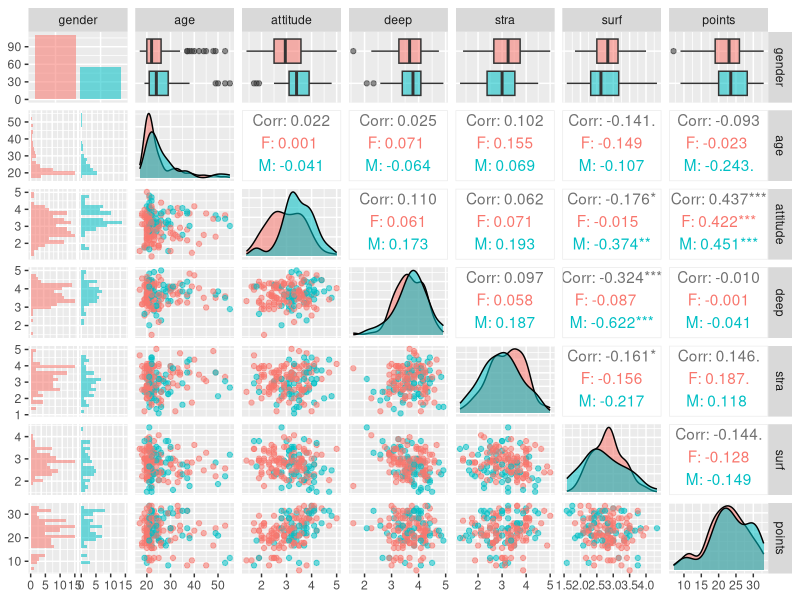
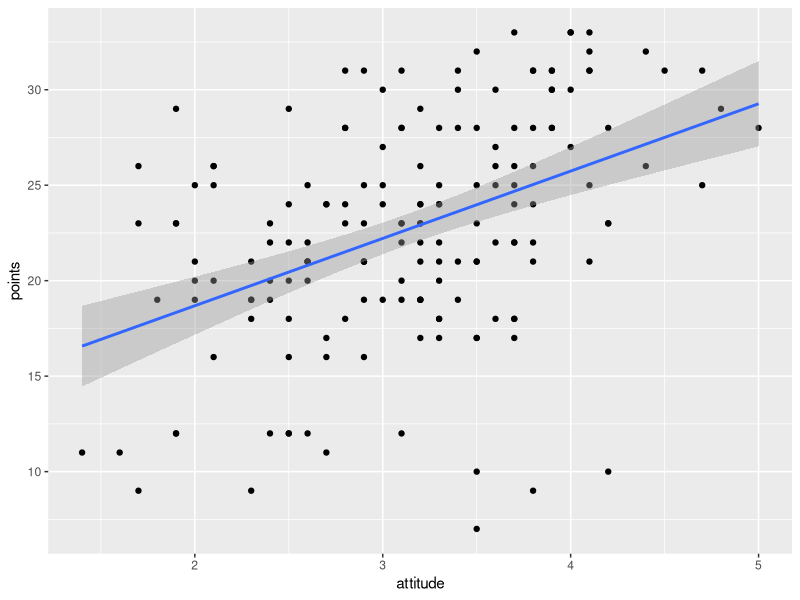
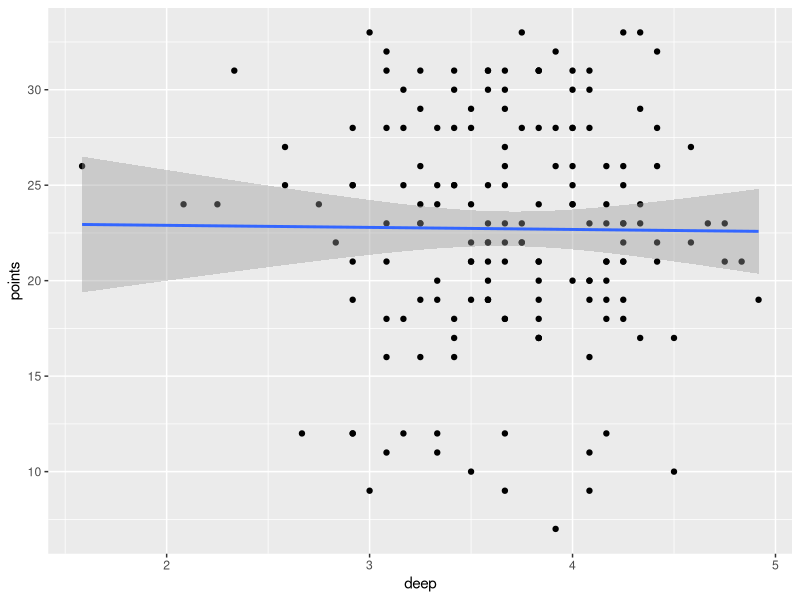
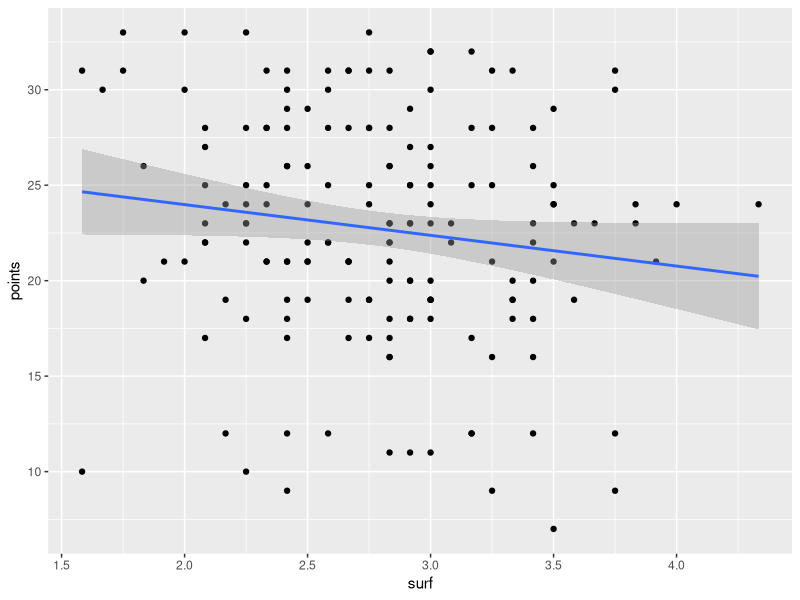
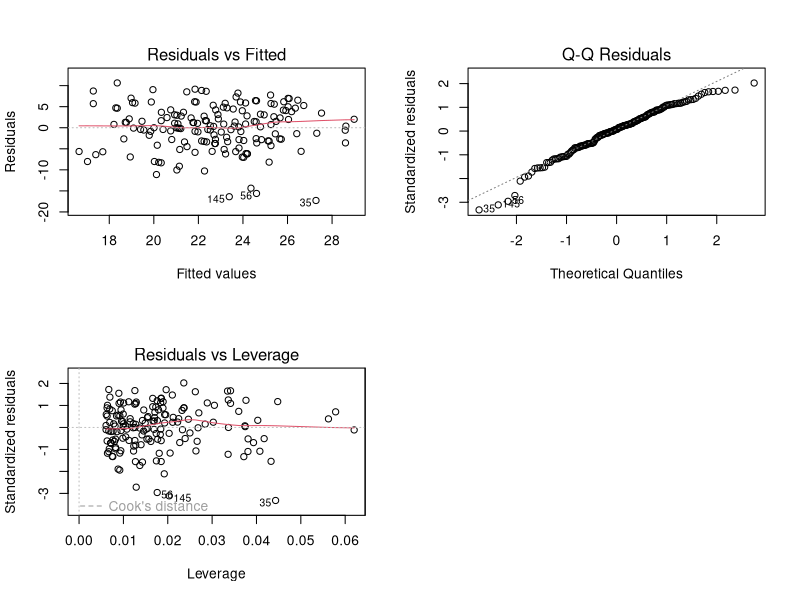

R code for these plots, in order:
## ---- chunk 1
date()


#Reading the data
learning2014 = read.table(file="learning2014.txt", sep=",", header=TRUE)

#Structure and dimensions of the data
str(learning2014)
dim(learning2014)
## ---- chunk 2

library(GGally)
library(ggplot2)

# Creating a plot matrix with ggpairs(), colouring has been set by gender (M=blue, F=red)
p <- ggpairs(learning2014, mapping = aes(col=gender, alpha=0.3), lower = list(combo = wrap("facethist", bins = 20)))

# Drawing the plot
p


## ---- chunk 3
#y ~ x
#y - Target (dependent) variable: Exam points
#x - Three variables as explanatory variables: x1 -> attitude (highest correlation), x2 -> deep (lowest correlation), x3 -> surf (most  negative correlation)
## ---- chunk 4
#Creating a scatter plot y ~ x1 (positive correlation)
qplot(attitude, points, data = learning2014) + geom_smooth(method = "lm")
## ---- chunk 5
#Creating a regression model with the explanatory variables x1
my_model1 <- lm(points ~ attitude, data = learning2014)

#Printing out a summary of the model
print(summary(my_model1))

## ---- chunk 6

#Creating a scatter plot y ~ x2 (nearly non-existing correlation)
qplot(deep, points, data = learning2014) + geom_smooth(method = "lm")
## ---- chunk 7
#Creating a regression model with the explanatory variables x2
my_model2 <- lm(points ~ deep, data = learning2014)

#Printing out a summary of the model
print(summary(my_model2))

## ---- chunk 8

#Creating a scatter plot y ~ x3 (negative correlation)
qplot(surf, points, data = learning2014) + geom_smooth(method = "lm")
## ---- chunk 9
#Creating a regression model with the explanatory variables x3
my_model3 <- lm(points ~ surf, data = learning2014)

#Printing out a summary of the model
print(summary(my_model3))


## ---- chunk 10
#Creating a regression model with multiple explanatory variables
my_model4 <- lm(points ~ attitude + deep + surf, data = learning2014)

#Printing out a summary of the model
print(summary(my_model4))


## ---- chunk 11
#Creating a regression model with multiple explanatory variables
my_model5 <- lm(points ~ attitude + surf, data = learning2014)

#Printing out a summary of the model
print(summary(my_model5))
 

## ---- chunk 12
#Creating a regression model with multiple explanatory variables
my_model6 <- lm(points ~ attitude + surf, data = learning2014)

#Drawing diagnostic plots using the plot() function. Plots 1, 2 and 5 chosen
par(mfrow = c(2,2))
plot(my_model6, which = c(1,2,5))


